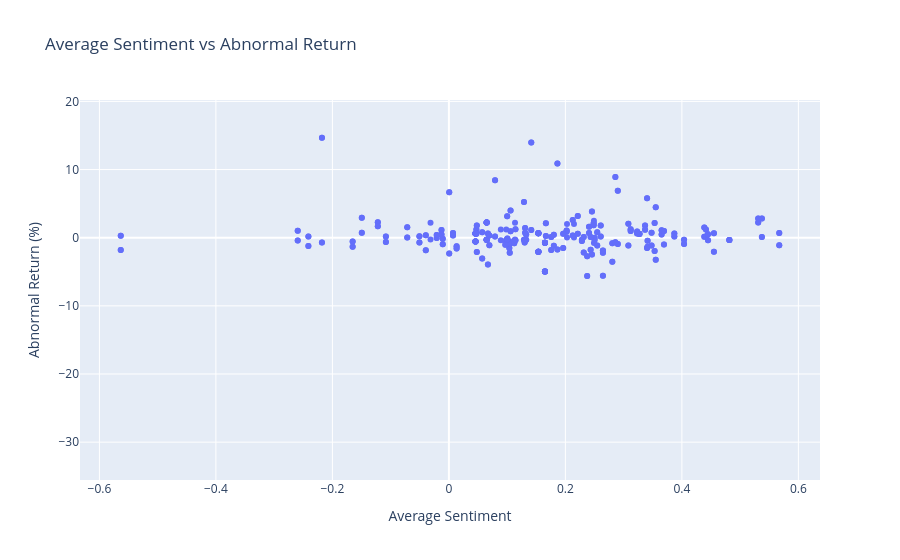

The notebook cell saved with this chart:
### Markdown cell above
### Sentiment analysis  
Average sentiment around a release is not meaningfully correlated with abnormal return (corr ≈ –0.02). Sentiment swings appear orthogonal to short-term price moves.

### Code cell
fig3 = px.scatter(
    merged_data,
    x='avg_sentiment',
    y='abnormal_return',
    title='Average Sentiment vs Abnormal Return',
    labels={'avg_sentiment':'Average Sentiment','abnormal_return':'Abnormal Return (%)'}
)
fig3.show()

### Figure 1 — Plotly figure (JSON) as saved in the notebook; plotly's stock layout.template omitted (floating-point values rounded to 4 significant figures; data arrays with more than 128 entries replaced by an {"elided": "..."} marker saying what was removed)
{"data": [{"hovertemplate": "Average Sentiment=%{x}<br>Abnormal Return (%)=%{y}<extra></extra>", "legendgroup": "", "marker": {"color": "#636efa", "symbol": "circle"}, "mode": "markers", "name": "", "orientation": "v", "showlegend": false, "type": "scatter", "x": {"elided": "674 float values"}, "xaxis": "x", "y": {"elided": "674 float values"}, "yaxis": "y"}], "layout": {"legend": {"tracegroupgap": 0}, "title": {"text": "Average Sentiment vs Abnormal Return"}, "xaxis": {"anchor": "y", "domain": [0, 1], "title": {"text": "Average Sentiment"}}, "yaxis": {"anchor": "x", "domain": [0, 1], "title": {"text": "Abnormal Return (%)"}}}}
